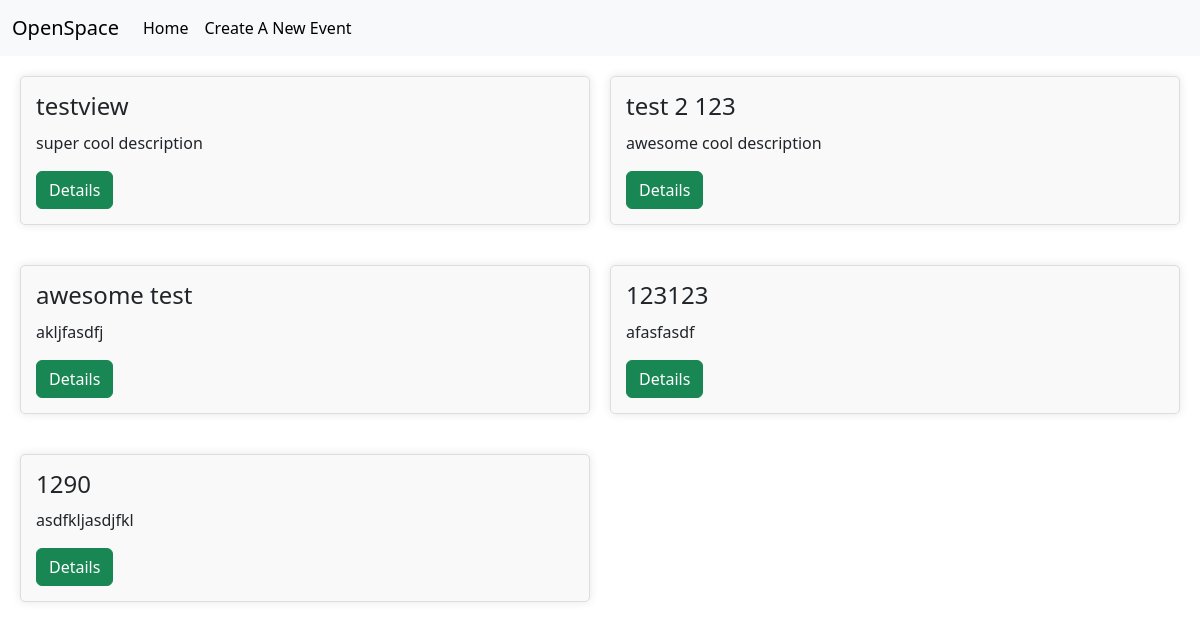
Before: / with the older database file.
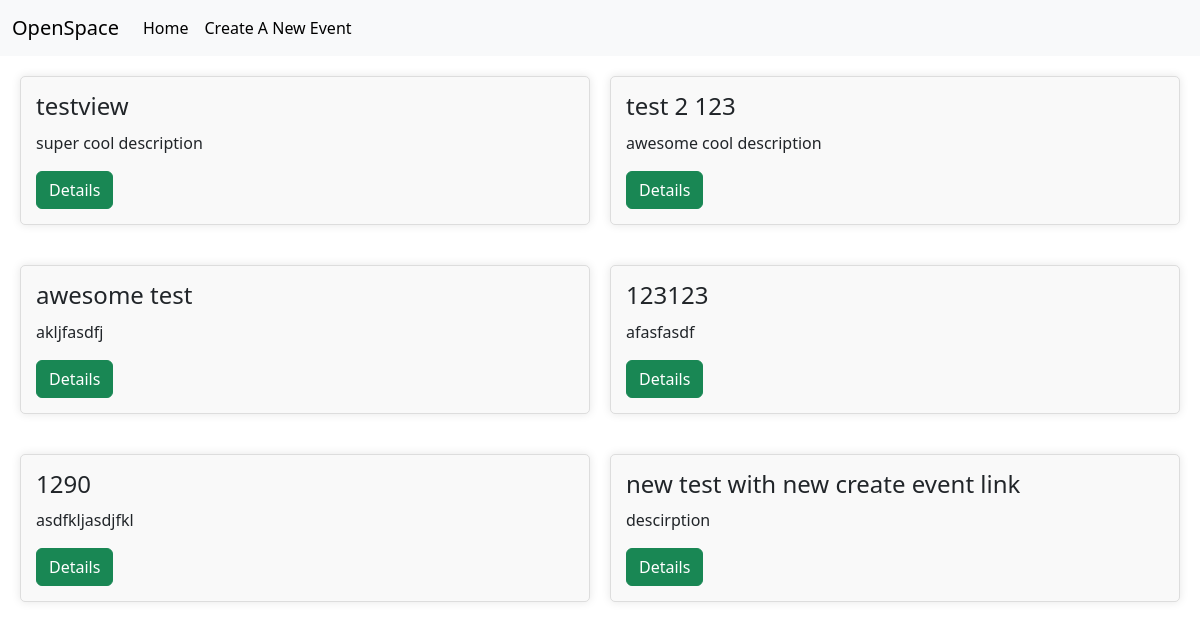
After: the same page with the newer database file.
### openapp/models.py (models this page shows)
class Events(models.Model):
    Title = models.CharField(max_length=200)
    Description = models.CharField(max_length=400)
    Location = models.CharField(max_length=300)
    Date = models.DateTimeField(auto_now_add=True)

### openapp/views.py (the view)
# urls.py: path('', EventsView.as_view(), name='event/event_list'),
class EventsView(ListView):
    model = Events
    template_name = "openapp/events.html"
    context_object_name = "events"

### openapp/templates/openapp/events.html (shortened to what this page needs)
{% extends "openapp/base.html" %}
{% load static %}
{%block content %}
<html>
    <head>
        <link rel="stylesheet" href="{% static 'openapp/styles.css' %}">
    </head>
    <body>
        <div class="event-container">
            {% for event in events %}
                <div class="event-card">
                    <h3>{{ event.Title }}</h3>
                    <p>{{ event.Description }}</p>
                    <a class="btn btn-success" href="event/{{ event.id }}">Details</a>
                </div>
                {% if forloop.counter|divisibleby:2 and not forloop.last %}
                    </div><div class="event-container">
                {% endif %}
            {% endfor %}
        </div>
    </body>
</html>
{% endblock %}

### openapp/templates/openapp/base.html (shortened to what this page needs)
<html>
    <head>
        <link href="https://cdn.jsdelivr.net/npm/bootstrap@5.3.3/dist/css/bootstrap.min.css" rel="stylesheet">
    </head>
    <body>
        <nav class="navbar navbar-expand-lg bg-body-tertiary">
            <div class="container-fluid">
              <a class="navbar-brand" href="/">OpenSpace</a>
              <div class="collapse navbar-collapse" id="navbarNavAltMarkup">
                <div class="navbar-nav">
                  <a class="nav-link active" aria-current="page" href="/">Home</a>
                  <a class="nav-link active" href="create-event">Create A New Event</a>
                </div>
              </div>
            </div>
          </nav>
        {% block content %}
        {% endblock %}
    </body>
</html>

### openapp/static/openapp/styles.css (style rules this page uses)
.event-container { display: grid; grid-template-columns: repeat(2, 1fr); gap: 20px; padding: 20px; }
.event-card { border: 1px solid #ddd; padding: 15px; border-radius: 5px; background-color: #f9f9f9; box-shadow: 0 0 10px rgba(0, 0, 0, 0.1); }
.event-card h3 { font-size: 1.5em; margin-bottom: 10px; }

Changed rows visible on the page:
added Events: Title "new test with new create event link", Description "descirption"
